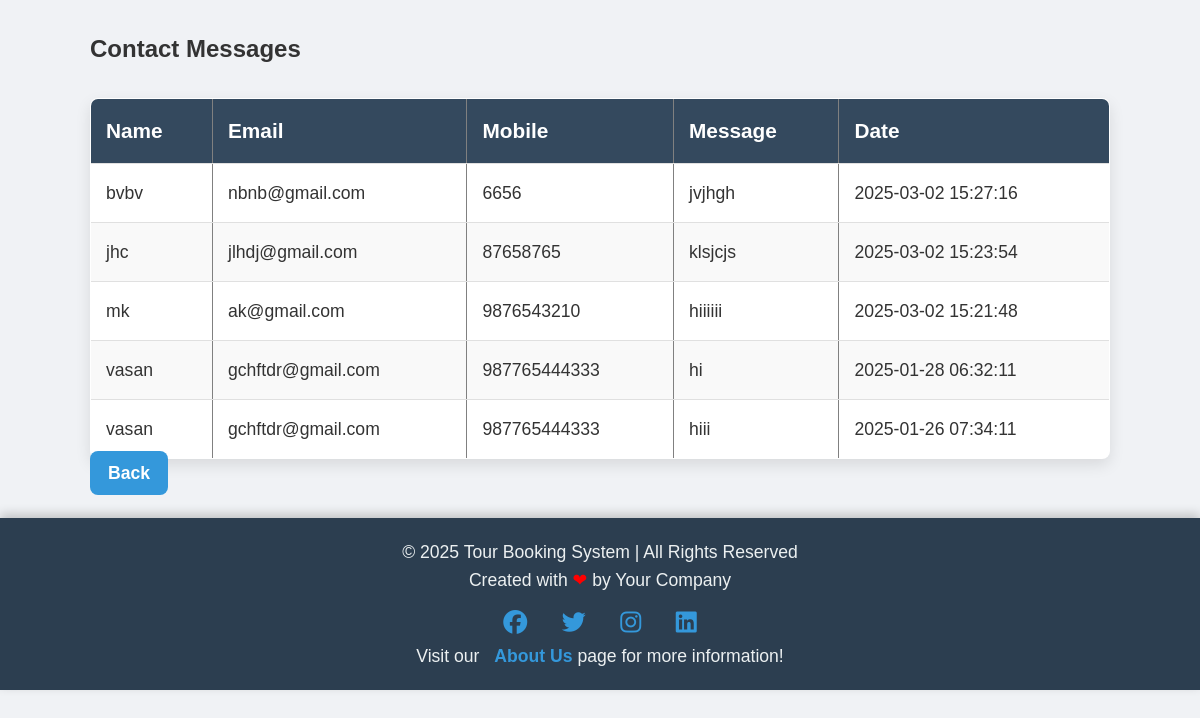
/admin/manage-contact.php (signed in), run on the app's committed database.
### tables this page shows
CREATE TABLE `contact_messages` (
  `id` int(11) NOT NULL,
  `name` varchar(255) NOT NULL,
  `mobile` varchar(255) NOT NULL,
  `email` varchar(255) NOT NULL,
  `message` text NOT NULL,
  `created_at` timestamp NOT NULL DEFAULT current_timestamp(),
  `reply` text DEFAULT NULL
);

### admin/manage-contact.php (the view, shortened to what this page needs)
<?php
include('../includes/config.php');
$sql = "SELECT * FROM contact_messages ORDER BY created_at DESC";
$query = $dbh->prepare($sql);
$query->execute();
$results = $query->fetchAll(PDO::FETCH_OBJ);
?>
<!DOCTYPE HTML>
<html lang="en">
<head>
    <link href="../css/style.css" rel='stylesheet' type='text/css' />
</head>
<body>
<div class="container">
    <h2>Contact Messages</h2>
    <table border="1" cellpadding="10">
        <thead>
            <tr>
                <th>Name</th>
                <th>Email</th>
                <th>Mobile</th>
                <th>Message</th>
                <th>Date</th>
            </tr>
        </thead>
        <tbody>
            <?php foreach ($results as $message) { ?>
                <tr>
                    <td><?php echo htmlentities($message->name); ?></td>
                    <td><?php echo htmlentities($message->email); ?></td>
                    <td><?php echo htmlentities($message->mobile); ?></td>
                    <td><?php echo htmlentities($message->message); ?></td>
                    <td><?php echo htmlentities($message->created_at); ?></td>
                </tr>
            <?php } ?>
        </tbody>
    </table>
    <a href="admin-dashboard.php" class="btn">Back </a>
</div>
<?php include('../includes/footer.php'); ?>
</body>
</html>

### css/style.css (style rules this page uses)
* { margin: 0; padding: 0; box-sizing: border-box; }
body { font-family: 'Arial', sans-serif; background: #f0f2f5; color: #333; line-height: 1.6; }
.container { width: 85%; max-width: 1200px; margin: 30px auto; }
table { width: 100%; margin-top: 30px; border-collapse: collapse; background-color: #fff; box-shadow: 0 6px 15px rgba(0, 0, 0, 0.1); border-radius: 8px; overflow: hidden; }
table th, table td { padding: 15px; text-align: left; font-size: 1.1rem; border-bottom: 1px solid #e0e0e0; transition: background-color 0.3s ease; }
table th { background-color: #34495e; color: #fff; font-size: 1.3rem; }
table tr:nth-child(even) { background-color: #f9f9f9; }
button, .btn { background-color: #3498db; color: #fff; padding: 12px 18px; border: none; border-radius: 8px; font-size: 1.1rem; cursor: pointer; transition: background-color 0.3s ease, transform 0.2s ease; }
a { text-decoration: none; color: #3498db; font-weight: 600; transition: color 0.3s ease, background-color 0.3s ease; }

### data on the page
contact_messages: name "bvbv", email "nbnb@gmail.com", mobile "6656", message "jvjhgh", created_at "2025-03-02 15:27:16"
contact_messages: name "jhc", email "jlhdj@gmail.com", mobile "87658765", message "klsjcjs", created_at "2025-03-02 15:23:54"
contact_messages: name "mk", email "ak@gmail.com", mobile "9876543210", message "hiiiiii", created_at "2025-03-02 15:21:48"
contact_messages: name "vasan", email "gchftdr@gmail.com", mobile "987765444333", message "hi", created_at "2025-01-28 06:32:11"
contact_messages: name "vasan", email "gchftdr@gmail.com", mobile "987765444333", message "hiii", created_at "2025-01-26 07:34:11"
